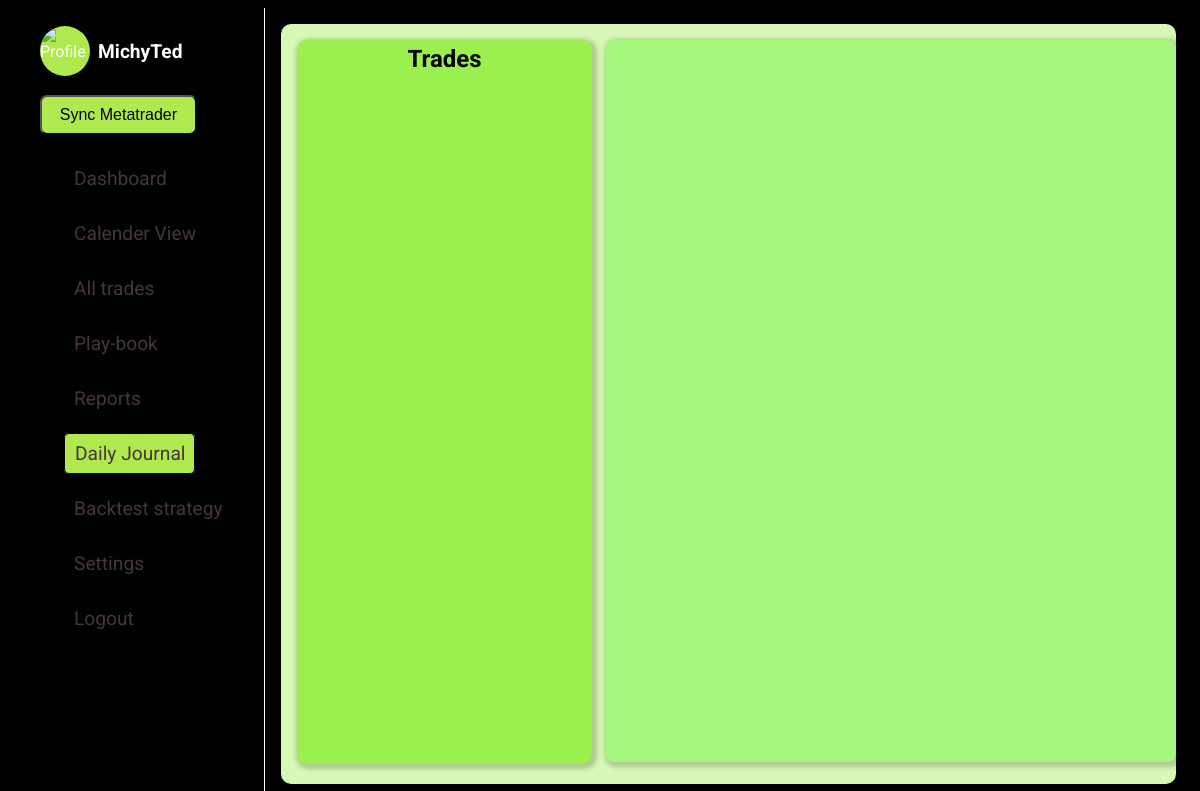
/daily-journal (signed in), run on an earlier commit of the app's database.
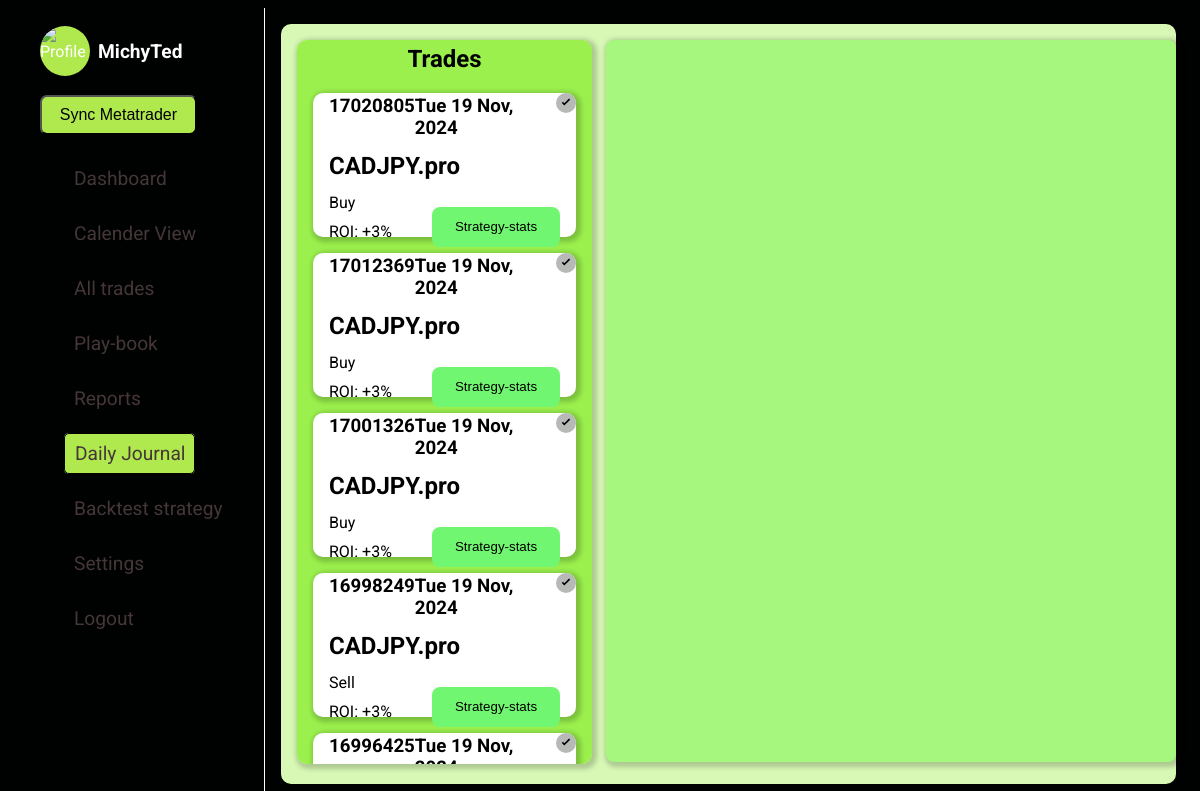
And on a later commit of the database.
### forexJournal/models.py (models this page shows, shortened)
class TradesModel(models.Model):
    user = models.ForeignKey(settings.AUTH_USER_MODEL, on_delete=models.CASCADE, related_name="trades", default=1)
    ticket = models.IntegerField(null=False, unique=True)
    opening_time = models.DateTimeField()
    closing_time = models.DateTimeField()
    order_type = models.CharField(null=False, blank=False, max_length=10)
    lot_size = models.DecimalField(decimal_places=4, max_digits=7)
    original_position_size = models.DecimalField(decimal_places=4, max_digits=7)
    symbol = models.CharField(max_length=20)
    opening_price = models.DecimalField(decimal_places=6, max_digits=12)
    closing_price = models.DecimalField(decimal_places=6, max_digits=12)
    stop_loss = models.DecimalField(decimal_places=6, max_digits=12)
    take_profit = models.DecimalField(decimal_places=6, max_digits=12)
    commission_usd = models.DecimalField(decimal_places=4, max_digits=8)
    swap_usd = models.DecimalField(decimal_places=3, max_digits=8)
    profit_usd = models.DecimalField(decimal_places=3, max_digits=20)
    equity_usd = models.CharField(max_length=10)
    margin_level = models.CharField(max_length=10)
    close_reason = models.CharField(max_length=10)
    strategy = models.ForeignKey(StrategyModel, on_delete=models.SET_NULL, null=True, blank=True)
    profit_target = models.DecimalField(max_digits=20, decimal_places=6, null=True, blank=True)
    stop_loss_value = models.DecimalField(max_digits=20, decimal_places=6, null=True, blank=True)
    tags = models.CharField(max_length=50, null=True, blank=True)
    planned_R_Multiple = models.DecimalField(max_digits=5, decimal_places=2, null=True, blank=True)
    notes = models.TextField(null=True, blank=True)

### forexJournal/views.py (the view)
# urls.py: path("daily-journal", views.dailyJournal, name="daily-journal"),
@login_required
def dailyJournal(request):
    logged_in_user = request.user
    trades = TradesModel.objects.filter(user=logged_in_user).order_by("-id")
    trades_dict = trades.values()
    context = {
        "trades": trades_dict
    }
    return render(request, f"{PATH}/dailyJournal.html", context)

### forexJournal/templates/forexJournal/dailyJournal.html (shortened to what this page needs)
{% extends "base.html" %}
{% load static %}
{% block css_files %}
    <link rel="stylesheet" href="{% static 'forexJournal/dailyJournal.css' %}">
    <link href="https://cdn.jsdelivr.net/npm/quill@2.0.2/dist/quill.snow.css" rel="stylesheet" />
{% endblock css_files %}
{% block content %}
    <main>
        <div class="container">
            <h2 class="head-text">Trades</h2>
            <ul class="list-items">
                {% for trade in trades %}
                    <li class="trade-card" data-trade-id="{{ trade.ticket }}" data-trade-profit="{{ trade.profit_usd}}" data-trade-symbol="{{ trade.symbol }}">
                        {% if trade.notes %}
                            <div class="verified-badge">
                                <svg  width="20" height="20" viewBox="0 0 24 24" fill="none" xmlns="http://www.w3.org/2000/svg">
                                    <circle id="" cx="12" cy="12" r="12" fill="lightblue" />
                                    <path d="M10 15l-3-3 1.41-1.41L10 12.17l5.59-5.59L17 8l-7 7z" fill="#000" />
                                </svg>
                            </div>
                        {% else %}
                            <div class="verified-badge">
                                <svg width="20" height="20" viewBox="0 0 24 24" fill="none" xmlns="http://www.w3.org/2000/svg">
                                    <circle cx="12" cy="12" r="12" fill="#b7b9b7" />
                                    <path d="M10 15l-3-3 1.41-1.41L10 12.17l5.59-5.59L17 8l-7 7z" fill="#000" />
                                </svg>
                            </div>
                        {% endif %}
                        <div class="head-items">
                            <h3>{{ trade.ticket}}</h3>
                            <h3 class="date">{{ trade.opening_time|date:"D d M, Y"}}</h3>
                        </div>
                        <h2>{{ trade.symbol }}</h2>
                        <p>{{ trade.order_type|title }}</p>
                        <div class="ending">
                            <p>ROI: +3%</p>
                            <button>Strategy-stats</button>
                        </div>
                    </li>
                {% endfor %}
            </ul>
        </div>
        <div class="journal-area">
        </div>
    </main>
{% endblock content %}

What changed in the data, as far as the page shows it:
added TradesModel: ticket "17020805", opening_time "Tue 19 Nov, 2024", symbol "CADJPY.pro", order_type "Buy"
added TradesModel: ticket "17012369", opening_time "Tue 19 Nov, 2024", symbol "CADJPY.pro", order_type "Buy"
added TradesModel: ticket "17001326", opening_time "Tue 19 Nov, 2024", symbol "CADJPY.pro", order_type "Buy"
added TradesModel: ticket "16998249", opening_time "Tue 19 Nov, 2024", symbol "CADJPY.pro", order_type "Sell"
added TradesModel: ticket "16996425", opening_time "Tue 19 Nov,…"
